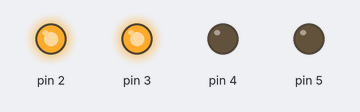
The sketch below on a simulated Arduino Uno, built with avr-gcc and run on an emulated ATmega328P. On the bench: output pins drawn as LEDs (lit = HIGH).

Above: at 0.1 s.
Timing chart, 0 to 1.6 s (numbered marks = the images above):
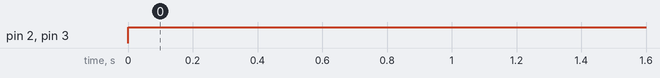

Measured:
- by itself, pin 2, pin 3: LOW → HIGH at 0.00 s

The sketch:

PRO2.ino
```cpp
int A=1;
int B=1;
int C=0;
int D=0;
void setup()
{
  pinMode(2,OUTPUT);
  pinMode(3,OUTPUT);
  pinMode(4,OUTPUT);
  pinMode(5,OUTPUT);
}
 void loop()
 {
  digitalWrite(2,A);
  digitalWrite(3,B);
  digitalWrite(4,C);
  digitalWrite(5,D);
 }
```
